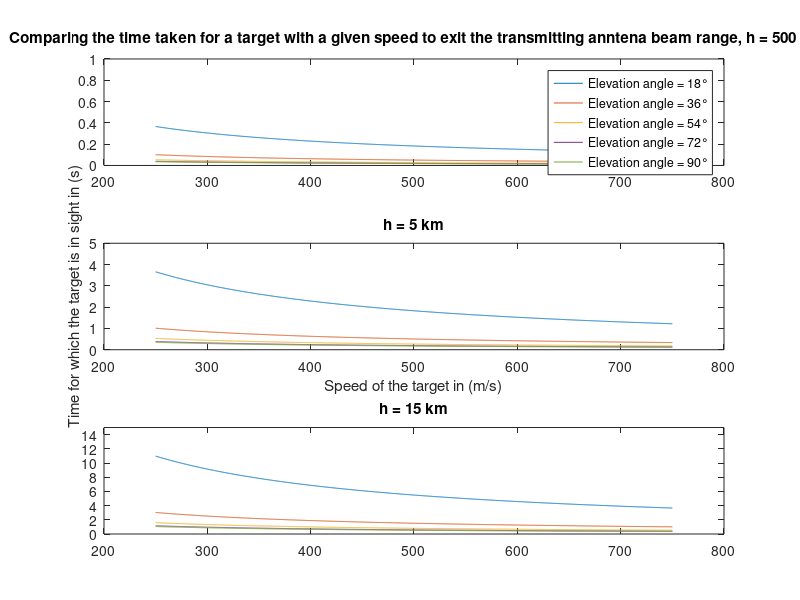

Recreate this plot in MATLAB.
theta_Elv = [ 18 36 54 72 90];
theta_HP = 1;
h = [ 500 5e3 15e3 ];

S_target = linspace((15e3/60),(45e3/60),1500);

T = zeros(numel(S_target), numel(theta_Elv));
for j = 1:numel(h)
for k = 1:numel(theta_Elv)
T(:,k) = (h(j)*(cotd(theta_Elv(k)-theta_HP/2)-cotd(theta_Elv(k)+theta_HP/2)))./(S_target)';
end
if (j == 1)
   
    subplot(3,1,j)
 
plot(S_target,T(:,1),S_target,T(:,2),S_target,T(:,3),S_target,...
T(:,4),S_target,T(:,5));
    ylim([0 1])
legend('Elevation angle = 18°', ...
'Elevation angle = 36°','Elevation angle = 54°', ...
'Elevation angle = 72°', 'Elevation angle = 90°'); 
title('Comparing the time taken for a target with a given speed to exit the transmitting anntena beam range, h = 500 m ')
end
if (j == 2)
     
      subplot(3,1,j)
 
plot(S_target,T(:,1),S_target,T(:,2),S_target,T(:,3),S_target,...
T(:,4),S_target,T(:,5));
    ylim([0 5])
xlabel('Speed of the target in (m/s)');
ylabel('Time for which the target is in sight in (s)' )
title('h = 5 km')
end
if (j ==3)
      subplot(3,1,j)

plot(S_target,T(:,1),S_target,T(:,2),S_target,T(:,3),S_target,...
T(:,4),S_target,T(:,5));
    ylim([0 15])
title('h = 15 km')
end
end